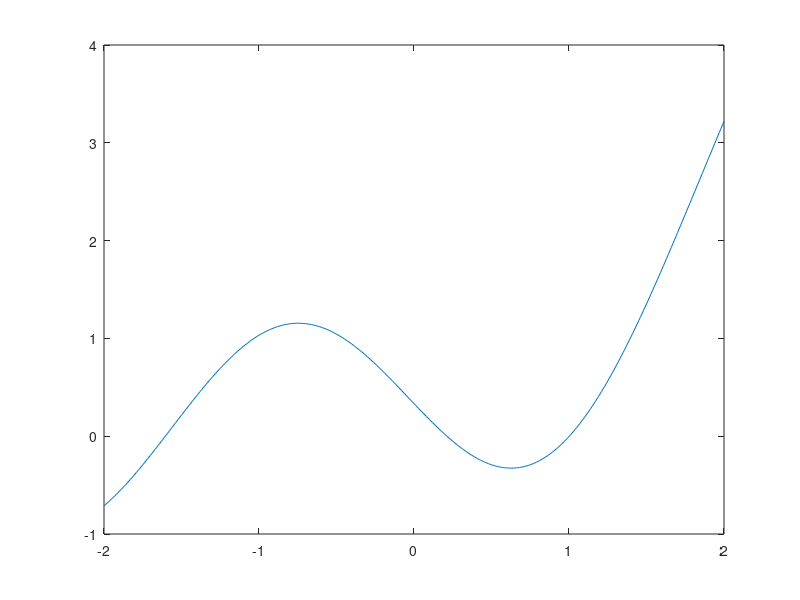

Source code (MATLAB): (Note: this script raises an error after producing the figure.)
clear all;
a=-2;
b=2;
d=b-a;
resolution=100;
t=a:1/resolution:b;
tic
N=10;

S=0;
x=zeros(1,N+1);
for i = 2:N+1
    S=S+rand+0.2;
    x(i)=S;
end
x=x./S.*d+a;

%fun = @(q) sin(4*q)+log(q.^2+2)-0.001*q.^10 + sin(q+2*cos(q+3*sin(q+4*cos(q))));
fun = @(q) exp(q)/3-sin(2.*q)

plot(t,fun(t))
hold on
Z=ApprLP(fun,t,x,4);
toc
%Y=plotLP(t,x,ApprLP(fun,t,x,2));
tic
Y=plotLP(t,x,Z);

plot(t,Y)
disp(" ")
disp(toc + "s")
disp(" ")
